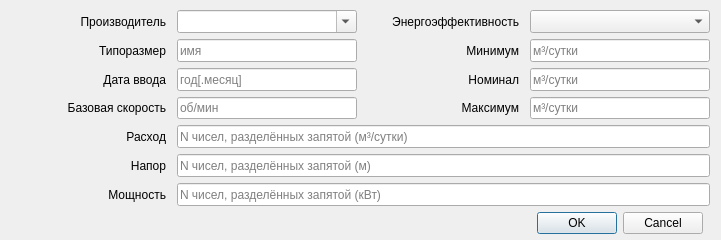
<?xml version="1.0" encoding="UTF-8"?>
<ui version="4.0">
 <class>dialogNewType</class>
 <widget class="QDialog" name="dialogNewType">
  <property name="geometry">
   <rect>
    <x>0</x>
    <y>0</y>
    <width>721</width>
    <height>240</height>
   </rect>
  </property>
  <property name="windowTitle">
   <string>Новый типоразмер</string>
  </property>
  <property name="modal">
   <bool>true</bool>
  </property>
  <widget class="QWidget" name="gridLayoutWidget">
   <property name="geometry">
    <rect>
     <x>9</x>
     <y>10</y>
     <width>701</width>
     <height>224</height>
    </rect>
   </property>
   <layout class="QGridLayout" name="gridLayout">
    <item row="4" column="1" colspan="3">
     <widget class="QLineEdit" name="txtFlows">
      <property name="minimumSize">
       <size>
        <width>100</width>
        <height>0</height>
       </size>
      </property>
      <property name="maximumSize">
       <size>
        <width>800</width>
        <height>23</height>
       </size>
      </property>
      <property name="toolTip">
       <string>Расход</string>
      </property>
      <property name="whatsThis">
       <string extracomment="Расход"/>
      </property>
      <property name="placeholderText">
       <string>N чисел, разделённых запятой (м³/сутки)</string>
      </property>
     </widget>
    </item>
    <item row="1" column="2">
     <widget class="QLabel" name="lblMin">
      <property name="minimumSize">
       <size>
        <width>120</width>
        <height>0</height>
       </size>
      </property>
      <property name="maximumSize">
       <size>
        <width>200</width>
        <height>23</height>
       </size>
      </property>
      <property name="text">
       <string>Минимум</string>
      </property>
      <property name="alignment">
       <set>Qt::AlignRight|Qt::AlignTrailing|Qt::AlignVCenter</set>
      </property>
      <property name="indent">
       <number>5</number>
      </property>
     </widget>
    </item>
    <item row="2" column="0">
     <widget class="QLabel" name="label_3">
      <property name="minimumSize">
       <size>
        <width>120</width>
        <height>0</height>
       </size>
      </property>
      <property name="maximumSize">
       <size>
        <width>200</width>
        <height>23</height>
       </size>
      </property>
      <property name="text">
       <string>Дата ввода</string>
      </property>
      <property name="alignment">
       <set>Qt::AlignRight|Qt::AlignTrailing|Qt::AlignVCenter</set>
      </property>
      <property name="indent">
       <number>5</number>
      </property>
     </widget>
    </item>
    <item row="6" column="0">
     <widget class="QLabel" name="lblPowers">
      <property name="minimumSize">
       <size>
        <width>120</width>
        <height>0</height>
       </size>
      </property>
      <property name="maximumSize">
       <size>
        <width>200</width>
        <height>23</height>
       </size>
      </property>
      <property name="text">
       <string>Мощность</string>
      </property>
      <property name="alignment">
       <set>Qt::AlignRight|Qt::AlignTrailing|Qt::AlignVCenter</set>
      </property>
      <property name="indent">
       <number>5</number>
      </property>
     </widget>
    </item>
    <item row="4" column="0">
     <widget class="QLabel" name="lblFlows">
      <property name="minimumSize">
       <size>
        <width>120</width>
        <height>0</height>
       </size>
      </property>
      <property name="maximumSize">
       <size>
        <width>200</width>
        <height>23</height>
       </size>
      </property>
      <property name="text">
       <string>Расход</string>
      </property>
      <property name="alignment">
       <set>Qt::AlignRight|Qt::AlignTrailing|Qt::AlignVCenter</set>
      </property>
      <property name="indent">
       <number>5</number>
      </property>
     </widget>
    </item>
    <item row="1" column="1">
     <widget class="QLineEdit" name="txtName">
      <property name="minimumSize">
       <size>
        <width>180</width>
        <height>0</height>
       </size>
      </property>
      <property name="maximumSize">
       <size>
        <width>180</width>
        <height>23</height>
       </size>
      </property>
      <property name="toolTip">
       <string>Типоразмер</string>
      </property>
      <property name="whatsThis">
       <string extracomment="Типоразмер"/>
      </property>
      <property name="placeholderText">
       <string>имя</string>
      </property>
     </widget>
    </item>
    <item row="3" column="0">
     <widget class="QLabel" name="lblRpm">
      <property name="minimumSize">
       <size>
        <width>120</width>
        <height>0</height>
       </size>
      </property>
      <property name="maximumSize">
       <size>
        <width>200</width>
        <height>23</height>
       </size>
      </property>
      <property name="text">
       <string>Базовая скорость</string>
      </property>
      <property name="alignment">
       <set>Qt::AlignRight|Qt::AlignTrailing|Qt::AlignVCenter</set>
      </property>
      <property name="indent">
       <number>5</number>
      </property>
     </widget>
    </item>
    <item row="0" column="0">
     <widget class="QLabel" name="lblProducer">
      <property name="minimumSize">
       <size>
        <width>120</width>
        <height>0</height>
       </size>
      </property>
      <property name="maximumSize">
       <size>
        <width>200</width>
        <height>23</height>
       </size>
      </property>
      <property name="text">
       <string>Производитель</string>
      </property>
      <property name="alignment">
       <set>Qt::AlignRight|Qt::AlignTrailing|Qt::AlignVCenter</set>
      </property>
      <property name="indent">
       <number>5</number>
      </property>
     </widget>
    </item>
    <item row="5" column="1" colspan="3">
     <widget class="QLineEdit" name="txtLifts">
      <property name="minimumSize">
       <size>
        <width>100</width>
        <height>0</height>
       </size>
      </property>
      <property name="maximumSize">
       <size>
        <width>800</width>
        <height>23</height>
       </size>
      </property>
      <property name="toolTip">
       <string>Напор</string>
      </property>
      <property name="whatsThis">
       <string extracomment="Напор"/>
      </property>
      <property name="placeholderText">
       <string>N чисел, разделённых запятой (м)</string>
      </property>
     </widget>
    </item>
    <item row="3" column="2">
     <widget class="QLabel" name="lblMax">
      <property name="minimumSize">
       <size>
        <width>120</width>
        <height>0</height>
       </size>
      </property>
      <property name="maximumSize">
       <size>
        <width>200</width>
        <height>23</height>
       </size>
      </property>
      <property name="text">
       <string>Максимум</string>
      </property>
      <property name="alignment">
       <set>Qt::AlignRight|Qt::AlignTrailing|Qt::AlignVCenter</set>
      </property>
      <property name="margin">
       <number>0</number>
      </property>
      <property name="indent">
       <number>5</number>
      </property>
     </widget>
    </item>
    <item row="2" column="2">
     <widget class="QLabel" name="lblNom">
      <property name="minimumSize">
       <size>
        <width>120</width>
        <height>0</height>
       </size>
      </property>
      <property name="maximumSize">
       <size>
        <width>200</width>
        <height>23</height>
       </size>
      </property>
      <property name="text">
       <string>Номинал</string>
      </property>
      <property name="alignment">
       <set>Qt::AlignRight|Qt::AlignTrailing|Qt::AlignVCenter</set>
      </property>
      <property name="indent">
       <number>5</number>
      </property>
     </widget>
    </item>
    <item row="2" column="3">
     <widget class="QLineEdit" name="txtNom">
      <property name="minimumSize">
       <size>
        <width>100</width>
        <height>0</height>
       </size>
      </property>
      <property name="maximumSize">
       <size>
        <width>180</width>
        <height>23</height>
       </size>
      </property>
      <property name="toolTip">
       <string>Номинал</string>
      </property>
      <property name="whatsThis">
       <string extracomment="Номинал"/>
      </property>
      <property name="placeholderText">
       <string>м³/сутки</string>
      </property>
     </widget>
    </item>
    <item row="1" column="3">
     <widget class="QLineEdit" name="txtMin">
      <property name="minimumSize">
       <size>
        <width>100</width>
        <height>0</height>
       </size>
      </property>
      <property name="maximumSize">
       <size>
        <width>180</width>
        <height>23</height>
       </size>
      </property>
      <property name="toolTip">
       <string>Минимум</string>
      </property>
      <property name="whatsThis">
       <string extracomment="Минимум"/>
      </property>
      <property name="placeholderText">
       <string>м³/сутки</string>
      </property>
     </widget>
    </item>
    <item row="1" column="0">
     <widget class="QLabel" name="lblName">
      <property name="minimumSize">
       <size>
        <width>120</width>
        <height>0</height>
       </size>
      </property>
      <property name="maximumSize">
       <size>
        <width>200</width>
        <height>23</height>
       </size>
      </property>
      <property name="text">
       <string>Типоразмер</string>
      </property>
      <property name="alignment">
       <set>Qt::AlignRight|Qt::AlignTrailing|Qt::AlignVCenter</set>
      </property>
      <property name="indent">
       <number>5</number>
      </property>
     </widget>
    </item>
    <item row="3" column="1">
     <widget class="QLineEdit" name="txtRpm">
      <property name="minimumSize">
       <size>
        <width>100</width>
        <height>0</height>
       </size>
      </property>
      <property name="maximumSize">
       <size>
        <width>180</width>
        <height>23</height>
       </size>
      </property>
      <property name="toolTip">
       <string>Базовая скорость</string>
      </property>
      <property name="whatsThis">
       <string extracomment="Базовая скорость"/>
      </property>
      <property name="placeholderText">
       <string>об/мин</string>
      </property>
     </widget>
    </item>
    <item row="5" column="0">
     <widget class="QLabel" name="lblLifts">
      <property name="minimumSize">
       <size>
        <width>120</width>
        <height>0</height>
       </size>
      </property>
      <property name="maximumSize">
       <size>
        <width>200</width>
        <height>23</height>
       </size>
      </property>
      <property name="text">
       <string>Напор</string>
      </property>
      <property name="alignment">
       <set>Qt::AlignRight|Qt::AlignTrailing|Qt::AlignVCenter</set>
      </property>
      <property name="indent">
       <number>5</number>
      </property>
     </widget>
    </item>
    <item row="2" column="1">
     <widget class="QLineEdit" name="txtDate">
      <property name="minimumSize">
       <size>
        <width>100</width>
        <height>0</height>
       </size>
      </property>
      <property name="maximumSize">
       <size>
        <width>180</width>
        <height>23</height>
       </size>
      </property>
      <property name="toolTip">
       <string>Дата ввода</string>
      </property>
      <property name="whatsThis">
       <string extracomment="Дата введения"/>
      </property>
      <property name="placeholderText">
       <string>год[.месяц]</string>
      </property>
     </widget>
    </item>
    <item row="3" column="3">
     <widget class="QLineEdit" name="txtMax">
      <property name="minimumSize">
       <size>
        <width>100</width>
        <height>0</height>
       </size>
      </property>
      <property name="maximumSize">
       <size>
        <width>180</width>
        <height>23</height>
       </size>
      </property>
      <property name="toolTip">
       <string>Максимум</string>
      </property>
      <property name="whatsThis">
       <string extracomment="Максимум"/>
      </property>
      <property name="placeholderText">
       <string>м³/сутки</string>
      </property>
     </widget>
    </item>
    <item row="0" column="1">
     <widget class="QComboBox" name="cmbProducer">
      <property name="minimumSize">
       <size>
        <width>180</width>
        <height>0</height>
       </size>
      </property>
      <property name="maximumSize">
       <size>
        <width>180</width>
        <height>23</height>
       </size>
      </property>
      <property name="toolTip">
       <string>Производитель</string>
      </property>
      <property name="whatsThis">
       <string extracomment="Производитель"/>
      </property>
      <property name="editable">
       <bool>true</bool>
      </property>
     </widget>
    </item>
    <item row="6" column="1" colspan="3">
     <widget class="QLineEdit" name="txtPowers">
      <property name="minimumSize">
       <size>
        <width>100</width>
        <height>0</height>
       </size>
      </property>
      <property name="maximumSize">
       <size>
        <width>800</width>
        <height>23</height>
       </size>
      </property>
      <property name="toolTip">
       <string>Мощность</string>
      </property>
      <property name="whatsThis">
       <string extracomment="Мощность"/>
      </property>
      <property name="placeholderText">
       <string>N чисел, разделённых запятой (кВт)</string>
      </property>
     </widget>
    </item>
    <item row="7" column="3">
     <widget class="QDialogButtonBox" name="buttonBox">
      <property name="maximumSize">
       <size>
        <width>180</width>
        <height>16777215</height>
       </size>
      </property>
      <property name="orientation">
       <enum>Qt::Horizontal</enum>
      </property>
      <property name="standardButtons">
       <set>QDialogButtonBox::Cancel|QDialogButtonBox::Ok</set>
      </property>
      <property name="centerButtons">
       <bool>true</bool>
      </property>
     </widget>
    </item>
    <item row="0" column="2">
     <widget class="QLabel" name="lblEfficiency">
      <property name="minimumSize">
       <size>
        <width>120</width>
        <height>0</height>
       </size>
      </property>
      <property name="maximumSize">
       <size>
        <width>200</width>
        <height>23</height>
       </size>
      </property>
      <property name="text">
       <string>Энергоэффективность</string>
      </property>
      <property name="alignment">
       <set>Qt::AlignRight|Qt::AlignTrailing|Qt::AlignVCenter</set>
      </property>
      <property name="indent">
       <number>5</number>
      </property>
     </widget>
    </item>
    <item row="0" column="3">
     <widget class="QComboBox" name="cmbEfficiency">
      <property name="minimumSize">
       <size>
        <width>180</width>
        <height>0</height>
       </size>
      </property>
      <property name="maximumSize">
       <size>
        <width>180</width>
        <height>23</height>
       </size>
      </property>
      <property name="toolTip">
       <string>Эффективность</string>
      </property>
      <property name="whatsThis">
       <string extracomment="Производитель"/>
      </property>
      <property name="editable">
       <bool>false</bool>
      </property>
     </widget>
    </item>
   </layout>
  </widget>
 </widget>
 <resources/>
 <connections>
  <connection>
   <sender>buttonBox</sender>
   <signal>accepted()</signal>
   <receiver>dialogNewType</receiver>
   <slot>accept()</slot>
   <hints>
    <hint type="sourcelabel">
     <x>248</x>
     <y>254</y>
    </hint>
    <hint type="destinationlabel">
     <x>157</x>
     <y>274</y>
    </hint>
   </hints>
  </connection>
  <connection>
   <sender>buttonBox</sender>
   <signal>rejected()</signal>
   <receiver>dialogNewType</receiver>
   <slot>reject()</slot>
   <hints>
    <hint type="sourcelabel">
     <x>316</x>
     <y>260</y>
    </hint>
    <hint type="destinationlabel">
     <x>286</x>
     <y>274</y>
    </hint>
   </hints>
  </connection>
 </connections>
</ui>
